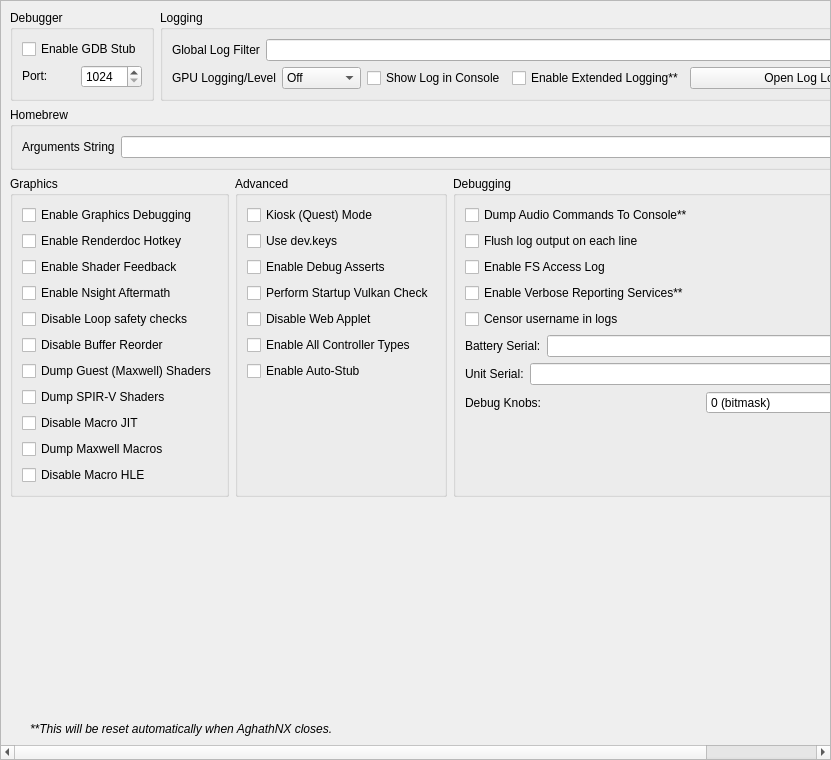
<?xml version="1.0" encoding="UTF-8"?>
<ui version="4.0">
 <class>ConfigureDebug</class>
 <widget class="QScrollArea" name="ConfigureDebug">
  <property name="geometry">
   <rect>
    <x>0</x>
    <y>0</y>
    <width>831</width>
    <height>760</height>
   </rect>
  </property>
  <property name="widgetResizable">
   <bool>true</bool>
  </property>
  <widget class="QWidget" name="widget">
   <property name="geometry">
    <rect>
     <x>0</x>
     <y>0</y>
     <width>829</width>
     <height>758</height>
    </rect>
   </property>
   <layout class="QVBoxLayout" name="verticalLayout_1">
    <item>
     <layout class="QHBoxLayout" name="horizontalLayout">
      <property name="topMargin">
       <number>0</number>
      </property>
      <item>
       <widget class="QGroupBox" name="groupBox">
        <property name="sizePolicy">
         <sizepolicy hsizetype="Preferred" vsizetype="Preferred">
          <horstretch>0</horstretch>
          <verstretch>0</verstretch>
         </sizepolicy>
        </property>
        <property name="title">
         <string>Debugger</string>
        </property>
        <property name="alignment">
         <set>Qt::AlignmentFlag::AlignLeading|Qt::AlignmentFlag::AlignLeft|Qt::AlignmentFlag::AlignTop</set>
        </property>
        <property name="flat">
         <bool>false</bool>
        </property>
        <property name="checkable">
         <bool>false</bool>
        </property>
        <layout class="QVBoxLayout" name="verticalLayout_3">
         <item>
          <widget class="QWidget" name="debug_widget" native="true">
           <property name="sizePolicy">
            <sizepolicy hsizetype="Preferred" vsizetype="Maximum">
             <horstretch>0</horstretch>
             <verstretch>0</verstretch>
            </sizepolicy>
           </property>
           <layout class="QVBoxLayout" name="verticalLayout">
            <property name="sizeConstraint">
             <enum>QLayout::SizeConstraint::SetDefaultConstraint</enum>
            </property>
            <property name="leftMargin">
             <number>0</number>
            </property>
            <property name="topMargin">
             <number>0</number>
            </property>
            <property name="rightMargin">
             <number>0</number>
            </property>
            <property name="bottomMargin">
             <number>0</number>
            </property>
            <item>
             <widget class="QCheckBox" name="toggle_gdbstub">
              <property name="sizePolicy">
               <sizepolicy hsizetype="Maximum" vsizetype="Maximum">
                <horstretch>0</horstretch>
                <verstretch>0</verstretch>
               </sizepolicy>
              </property>
              <property name="text">
               <string>Enable GDB Stub</string>
              </property>
             </widget>
            </item>
            <item>
             <widget class="QWidget" name="horizontalWidget_3" native="true">
              <property name="sizePolicy">
               <sizepolicy hsizetype="Preferred" vsizetype="Maximum">
                <horstretch>0</horstretch>
                <verstretch>0</verstretch>
               </sizepolicy>
              </property>
              <layout class="QHBoxLayout" name="horizontalLayout_3">
               <property name="leftMargin">
                <number>0</number>
               </property>
               <property name="topMargin">
                <number>0</number>
               </property>
               <property name="rightMargin">
                <number>0</number>
               </property>
               <property name="bottomMargin">
                <number>0</number>
               </property>
               <item>
                <widget class="QLabel" name="label_11">
                 <property name="sizePolicy">
                  <sizepolicy hsizetype="Minimum" vsizetype="Maximum">
                   <horstretch>0</horstretch>
                   <verstretch>0</verstretch>
                  </sizepolicy>
                 </property>
                 <property name="text">
                  <string>Port:</string>
                 </property>
                </widget>
               </item>
               <item>
                <widget class="QSpinBox" name="gdbport_spinbox">
                 <property name="sizePolicy">
                  <sizepolicy hsizetype="Preferred" vsizetype="Maximum">
                   <horstretch>0</horstretch>
                   <verstretch>0</verstretch>
                  </sizepolicy>
                 </property>
                 <property name="minimum">
                  <number>1024</number>
                 </property>
                 <property name="maximum">
                  <number>65535</number>
                 </property>
                </widget>
               </item>
              </layout>
             </widget>
            </item>
           </layout>
          </widget>
         </item>
        </layout>
       </widget>
      </item>
      <item>
       <widget class="QGroupBox" name="groupBox_2">
        <property name="sizePolicy">
         <sizepolicy hsizetype="Expanding" vsizetype="Preferred">
          <horstretch>0</horstretch>
          <verstretch>0</verstretch>
         </sizepolicy>
        </property>
        <property name="title">
         <string>Logging</string>
        </property>
        <layout class="QGridLayout" name="gridLayout_1">
         <item row="0" column="0" colspan="4">
          <widget class="QWidget" name="logging_widget" native="true">
           <property name="sizePolicy">
            <sizepolicy hsizetype="Preferred" vsizetype="Maximum">
             <horstretch>0</horstretch>
             <verstretch>0</verstretch>
            </sizepolicy>
           </property>
           <layout class="QHBoxLayout" name="horizontalLayout_1">
            <property name="leftMargin">
             <number>0</number>
            </property>
            <property name="topMargin">
             <number>0</number>
            </property>
            <property name="rightMargin">
             <number>0</number>
            </property>
            <property name="bottomMargin">
             <number>0</number>
            </property>
            <item>
             <widget class="QLabel" name="label_1">
              <property name="sizePolicy">
               <sizepolicy hsizetype="Preferred" vsizetype="Preferred">
                <horstretch>0</horstretch>
                <verstretch>0</verstretch>
               </sizepolicy>
              </property>
              <property name="text">
               <string>Global Log Filter</string>
              </property>
             </widget>
            </item>
            <item>
             <widget class="QLineEdit" name="log_filter_edit"/>
            </item>
           </layout>
          </widget>
         </item>
         <item row="1" column="0">
          <widget class="QWidget" name="gpu_log_level_widget" native="true">
           <property name="sizePolicy">
            <sizepolicy hsizetype="Preferred" vsizetype="Maximum">
             <horstretch>0</horstretch>
             <verstretch>0</verstretch>
            </sizepolicy>
           </property>
           <layout class="QHBoxLayout" name="gpu_log_level_layout">
            <property name="leftMargin">
             <number>0</number>
            </property>
            <property name="topMargin">
             <number>0</number>
            </property>
            <property name="rightMargin">
             <number>0</number>
            </property>
            <property name="bottomMargin">
             <number>0</number>
            </property>
            <item>
             <widget class="QLabel" name="gpu_log_level_label">
              <property name="text">
               <string>GPU Logging/Level</string>
              </property>
             </widget>
            </item>
            <item>
             <widget class="QComboBox" name="gpu_log_level">
              <property name="toolTip">
               <string>Detail level for GPU logs. Off disables logging entirely.</string>
              </property>
              <item>
               <property name="text">
                <string>Off</string>
               </property>
              </item>
              <item>
               <property name="text">
                <string>Errors</string>
               </property>
              </item>
              <item>
               <property name="text">
                <string>Standard</string>
               </property>
              </item>
              <item>
               <property name="text">
                <string>Verbose</string>
               </property>
              </item>
              <item>
               <property name="text">
                <string>All</string>
               </property>
              </item>
             </widget>
            </item>
           </layout>
          </widget>
         </item>
         <item row="1" column="1">
          <widget class="QCheckBox" name="toggle_console">
           <property name="text">
            <string>Show Log in Console</string>
           </property>
          </widget>
         </item>
         <item row="1" column="2">
          <widget class="QCheckBox" name="extended_logging">
           <property name="enabled">
            <bool>true</bool>
           </property>
           <property name="toolTip">
            <string>When checked, the max size of the log increases from 100 MB to 1 GB</string>
           </property>
           <property name="text">
            <string>Enable Extended Logging**</string>
           </property>
          </widget>
         </item>
         <item row="1" column="3">
          <widget class="QPushButton" name="open_log_button">
           <property name="sizePolicy">
            <sizepolicy hsizetype="Expanding" vsizetype="Maximum">
             <horstretch>1</horstretch>
             <verstretch>0</verstretch>
            </sizepolicy>
           </property>
           <property name="minimumSize">
            <size>
             <width>250</width>
             <height>0</height>
            </size>
           </property>
           <property name="text">
            <string>Open Log Location</string>
           </property>
          </widget>
         </item>
        </layout>
       </widget>
      </item>
     </layout>
    </item>
    <item>
     <widget class="QGroupBox" name="groupBox_3">
      <property name="title">
       <string>Homebrew</string>
      </property>
      <layout class="QVBoxLayout" name="verticalLayout_5">
       <item>
        <layout class="QHBoxLayout" name="horizontalLayout_4">
         <item>
          <widget class="QLabel" name="label_3">
           <property name="text">
            <string>Arguments String</string>
           </property>
          </widget>
         </item>
         <item>
          <widget class="QLineEdit" name="homebrew_args_edit"/>
         </item>
        </layout>
       </item>
      </layout>
     </widget>
    </item>
    <item>
     <layout class="QHBoxLayout" name="horizontalLayout_2">
      <item>
       <widget class="QGroupBox" name="groupBox_4">
        <property name="title">
         <string>Graphics</string>
        </property>
        <layout class="QGridLayout" name="gridLayout_2">
         <item row="4" column="0">
          <widget class="QCheckBox" name="disable_loop_safety_checks">
           <property name="toolTip">
            <string>When checked, it executes shaders without loop logic changes</string>
           </property>
           <property name="text">
            <string>Disable Loop safety checks</string>
           </property>
          </widget>
         </item>
         <item row="9" column="0">
          <widget class="QCheckBox" name="dump_macros">
           <property name="enabled">
            <bool>true</bool>
           </property>
           <property name="toolTip">
            <string>When checked, it will dump all the macro programs of the GPU</string>
           </property>
           <property name="text">
            <string>Dump Maxwell Macros</string>
           </property>
          </widget>
         </item>
         <item row="3" column="0">
          <widget class="QCheckBox" name="enable_nsight_aftermath">
           <property name="toolTip">
            <string>When checked, it enables Nsight Aftermath crash dumps</string>
           </property>
           <property name="text">
            <string>Enable Nsight Aftermath</string>
           </property>
          </widget>
         </item>
         <item row="6" column="0">
          <widget class="QCheckBox" name="dump_guest_shaders">
           <property name="enabled">
            <bool>true</bool>
           </property>
           <property name="toolTip">
            <string>When checked, it will dump original Maxwell guest shader bytecode (the input to the recompiler) as .ash files under DumpDir/shaders/. Useful for inspection with nvdisasm.</string>
           </property>
           <property name="text">
            <string>Dump Guest (Maxwell) Shaders</string>
           </property>
          </widget>
         </item>
         <item row="1" column="0">
          <widget class="QCheckBox" name="enable_renderdoc_hotkey">
           <property name="text">
            <string>Enable Renderdoc Hotkey</string>
           </property>
          </widget>
         </item>
         <item row="8" column="0">
          <widget class="QCheckBox" name="disable_macro_jit">
           <property name="enabled">
            <bool>true</bool>
           </property>
           <property name="toolTip">
            <string>When checked, it disables the macro Just In Time compiler. Enabling this makes games run slower</string>
           </property>
           <property name="text">
            <string>Disable Macro JIT</string>
           </property>
          </widget>
         </item>
         <item row="10" column="0">
          <widget class="QCheckBox" name="disable_macro_hle">
           <property name="enabled">
            <bool>true</bool>
           </property>
           <property name="toolTip">
            <string>When checked, it disables the macro HLE functions. Enabling this makes games run slower</string>
           </property>
           <property name="text">
            <string>Disable Macro HLE</string>
           </property>
          </widget>
         </item>
         <item row="0" column="0">
          <widget class="QCheckBox" name="enable_graphics_debugging">
           <property name="enabled">
            <bool>true</bool>
           </property>
           <property name="toolTip">
            <string>When checked, the graphics API enters a slower debugging mode</string>
           </property>
           <property name="text">
            <string>Enable Graphics Debugging</string>
           </property>
          </widget>
         </item>
         <item row="11" column="0">
          <spacer name="verticalSpacer_5">
           <property name="orientation">
            <enum>Qt::Orientation::Vertical</enum>
           </property>
           <property name="sizeType">
            <enum>QSizePolicy::Policy::Preferred</enum>
           </property>
           <property name="sizeHint" stdset="0">
            <size>
             <width>20</width>
             <height>0</height>
            </size>
           </property>
          </spacer>
         </item>
         <item row="2" column="0">
          <widget class="QCheckBox" name="enable_shader_feedback">
           <property name="toolTip">
            <string>When checked, yuzu will log statistics about the compiled pipeline cache</string>
           </property>
           <property name="text">
            <string>Enable Shader Feedback</string>
           </property>
          </widget>
         </item>
         <item row="5" column="0">
          <widget class="QCheckBox" name="disable_buffer_reorder">
           <property name="toolTip">
            <string>&lt;html&gt;&lt;head/&gt;&lt;body&gt;&lt;p&gt;When checked, disables reordering of mapped memory uploads which allows to associate uploads with specific draws. May reduce performance in some cases.&lt;/p&gt;&lt;/body&gt;&lt;/html&gt;</string>
           </property>
           <property name="text">
            <string>Disable Buffer Reorder</string>
           </property>
          </widget>
         </item>
         <item row="7" column="0">
          <widget class="QCheckBox" name="gpu_log_shader_dumps">
           <property name="toolTip">
            <string>When checked, it will dump the recompiler's output SPIR-V binaries (.spv) under LogDir/shaders/. Inspect via SPIRV-Tools (spirv-dis / spirv-cross / spirv-val) or RenderDoc.</string>
           </property>
           <property name="text">
            <string>Dump SPIR-V Shaders</string>
           </property>
          </widget>
         </item>
        </layout>
       </widget>
      </item>
      <item>
       <widget class="QGroupBox" name="groupBox_6">
        <property name="title">
         <string>Advanced</string>
        </property>
        <layout class="QGridLayout" name="gridLayout_4">
         <item row="3" column="0">
          <widget class="QCheckBox" name="perform_vulkan_check">
           <property name="toolTip">
            <string>Enables yuzu to check for a working Vulkan environment when the program starts up. Disable this if this is causing issues with external programs seeing yuzu.</string>
           </property>
           <property name="text">
            <string>Perform Startup Vulkan Check</string>
           </property>
          </widget>
         </item>
         <item row="4" column="0">
          <widget class="QCheckBox" name="disable_web_applet">
           <property name="text">
            <string>Disable Web Applet</string>
           </property>
          </widget>
         </item>
         <item row="5" column="0">
          <widget class="QCheckBox" name="enable_all_controllers">
           <property name="text">
            <string>Enable All Controller Types</string>
           </property>
          </widget>
         </item>
         <item row="6" column="0">
          <widget class="QCheckBox" name="use_auto_stub">
           <property name="text">
            <string>Enable Auto-Stub</string>
           </property>
          </widget>
         </item>
         <item row="0" column="0">
          <widget class="QCheckBox" name="quest_flag">
           <property name="text">
            <string>Kiosk (Quest) Mode</string>
           </property>
          </widget>
         </item>
         <item row="1" column="0">
          <widget class="QCheckBox" name="use_dev_keys">
           <property name="text">
            <string>Use dev.keys</string>
           </property>
          </widget>
         </item>
         <item row="2" column="0">
          <widget class="QCheckBox" name="use_debug_asserts">
           <property name="text">
            <string>Enable Debug Asserts</string>
           </property>
          </widget>
         </item>
         <item row="7" column="0">
          <spacer name="verticalSpacer_4">
           <property name="orientation">
            <enum>Qt::Orientation::Vertical</enum>
           </property>
           <property name="sizeType">
            <enum>QSizePolicy::Policy::Expanding</enum>
           </property>
           <property name="sizeHint" stdset="0">
            <size>
             <width>20</width>
             <height>0</height>
            </size>
           </property>
          </spacer>
         </item>
        </layout>
       </widget>
      </item>
      <item>
       <widget class="QGroupBox" name="groupBox_5">
        <property name="title">
         <string>Debugging</string>
        </property>
        <layout class="QGridLayout" name="gridLayout_3">
         <item row="6" column="0">
          <widget class="QWidget" name="serial_battery_widget" native="true">
           <property name="sizePolicy">
            <sizepolicy hsizetype="Preferred" vsizetype="Maximum">
             <horstretch>0</horstretch>
             <verstretch>0</verstretch>
            </sizepolicy>
           </property>
           <layout class="QHBoxLayout" name="horizontalLayout_11">
            <property name="leftMargin">
             <number>0</number>
            </property>
            <property name="topMargin">
             <number>0</number>
            </property>
            <property name="rightMargin">
             <number>0</number>
            </property>
            <property name="bottomMargin">
             <number>0</number>
            </property>
            <item>
             <widget class="QLabel" name="label_12">
              <property name="sizePolicy">
               <sizepolicy hsizetype="Preferred" vsizetype="Preferred">
                <horstretch>0</horstretch>
                <verstretch>0</verstretch>
               </sizepolicy>
              </property>
              <property name="text">
               <string>Battery Serial:</string>
              </property>
             </widget>
            </item>
            <item>
             <widget class="QLineEdit" name="serial_battery_edit"/>
            </item>
           </layout>
          </widget>
         </item>
         <item row="8" column="0">
          <widget class="QWidget" name="debug_knobs_widget" native="true">
           <property name="sizePolicy">
            <sizepolicy hsizetype="Preferred" vsizetype="Maximum">
             <horstretch>0</horstretch>
             <verstretch>0</verstretch>
            </sizepolicy>
           </property>
           <layout class="QHBoxLayout" name="horizontalLayout_debug_knobs">
            <property name="leftMargin">
             <number>0</number>
            </property>
            <property name="topMargin">
             <number>0</number>
            </property>
            <property name="rightMargin">
             <number>0</number>
            </property>
            <property name="bottomMargin">
             <number>0</number>
            </property>
            <item>
             <widget class="QLabel" name="label_debug_knobs">
              <property name="sizePolicy">
               <sizepolicy hsizetype="Preferred" vsizetype="Preferred">
                <horstretch>0</horstretch>
                <verstretch>0</verstretch>
               </sizepolicy>
              </property>
              <property name="text">
               <string>Debug Knobs:</string>
              </property>
             </widget>
            </item>
            <item>
             <widget class="QSpinBox" name="debug_knobs_spinbox">
              <property name="minimum">
               <number>0</number>
              </property>
              <property name="maximum">
               <number>65535</number>
              </property>
              <property name="toolTip">
               <string>Bitmask for quick development toggles</string>
              </property>
              <property name="statusTip">
               <string>Set debug knobs (bitmask)</string>
              </property>
              <property name="whatsThis">
               <string>16-bit debug knob set for quick development toggles</string>
              </property>
              <property name="suffix">
               <string> (bitmask)</string>
              </property>
             </widget>
            </item>
           </layout>
          </widget>
         </item>
         <item row="7" column="0">
          <widget class="QWidget" name="serial_board_widget" native="true">
           <property name="sizePolicy">
            <sizepolicy hsizetype="Preferred" vsizetype="Maximum">
             <horstretch>0</horstretch>
             <verstretch>0</verstretch>
            </sizepolicy>
           </property>
           <layout class="QHBoxLayout" name="horizontalLayout_12">
            <property name="leftMargin">
             <number>0</number>
            </property>
            <property name="topMargin">
             <number>0</number>
            </property>
            <property name="rightMargin">
             <number>0</number>
            </property>
            <property name="bottomMargin">
             <number>0</number>
            </property>
            <item>
             <widget class="QLabel" name="label_13">
              <property name="sizePolicy">
               <sizepolicy hsizetype="Preferred" vsizetype="Preferred">
                <horstretch>0</horstretch>
                <verstretch>0</verstretch>
               </sizepolicy>
              </property>
              <property name="text">
               <string>Unit Serial:</string>
              </property>
             </widget>
            </item>
            <item>
             <widget class="QLineEdit" name="serial_board_edit"/>
            </item>
           </layout>
          </widget>
         </item>
         <item row="20" column="0">
          <spacer name="verticalSpacer_3">
           <property name="orientation">
            <enum>Qt::Orientation::Vertical</enum>
           </property>
           <property name="sizeType">
            <enum>QSizePolicy::Policy::Expanding</enum>
           </property>
           <property name="sizeHint" stdset="0">
            <size>
             <width>20</width>
             <height>0</height>
            </size>
           </property>
          </spacer>
         </item>
         <item row="1" column="0">
          <widget class="QCheckBox" name="dump_audio_commands">
           <property name="toolTip">
            <string>Enable this to output the latest generated audio command list to the console. Only affects games using the audio renderer.</string>
           </property>
           <property name="text">
            <string>Dump Audio Commands To Console**</string>
           </property>
          </widget>
         </item>
         <item row="2" column="0">
          <widget class="QCheckBox" name="flush_line">
           <property name="text">
            <string>Flush log output on each line</string>
           </property>
          </widget>
         </item>
         <item row="3" column="0">
          <widget class="QCheckBox" name="fs_access_log">
           <property name="text">
            <string>Enable FS Access Log</string>
           </property>
          </widget>
         </item>
         <item row="4" column="0">
          <widget class="QCheckBox" name="reporting_services">
           <property name="text">
            <string>Enable Verbose Reporting Services**</string>
           </property>
          </widget>
         </item>
         <item row="5" column="0">
          <widget class="QCheckBox" name="censor_username">
           <property name="text">
            <string>Censor username in logs</string>
           </property>
          </widget>
         </item>
        </layout>
       </widget>
      </item>
     </layout>
    </item>
    <item>
     <spacer name="verticalSpacer">
      <property name="orientation">
       <enum>Qt::Orientation::Vertical</enum>
      </property>
      <property name="sizeHint" stdset="0">
       <size>
        <width>20</width>
        <height>0</height>
       </size>
      </property>
     </spacer>
    </item>
    <item>
     <widget class="QLabel" name="label_5">
      <property name="sizePolicy">
       <sizepolicy hsizetype="Expanding" vsizetype="Preferred">
        <horstretch>0</horstretch>
        <verstretch>0</verstretch>
       </sizepolicy>
      </property>
      <property name="font">
       <font>
        <italic>true</italic>
       </font>
      </property>
      <property name="text">
    <string>**This will be reset automatically when AghathNX closes.</string>
      </property>
      <property name="indent">
       <number>20</number>
      </property>
     </widget>
    </item>
   </layout>
  </widget>
 </widget>
 <tabstops>
  <tabstop>log_filter_edit</tabstop>
  <tabstop>toggle_console</tabstop>
  <tabstop>extended_logging</tabstop>
  <tabstop>open_log_button</tabstop>
  <tabstop>homebrew_args_edit</tabstop>
  <tabstop>enable_graphics_debugging</tabstop>
  <tabstop>enable_shader_feedback</tabstop>
  <tabstop>enable_nsight_aftermath</tabstop>
  <tabstop>fs_access_log</tabstop>
  <tabstop>reporting_services</tabstop>
  <tabstop>quest_flag</tabstop>
  <tabstop>use_debug_asserts</tabstop>
 </tabstops>
 <resources/>
 <connections/>
</ui>
